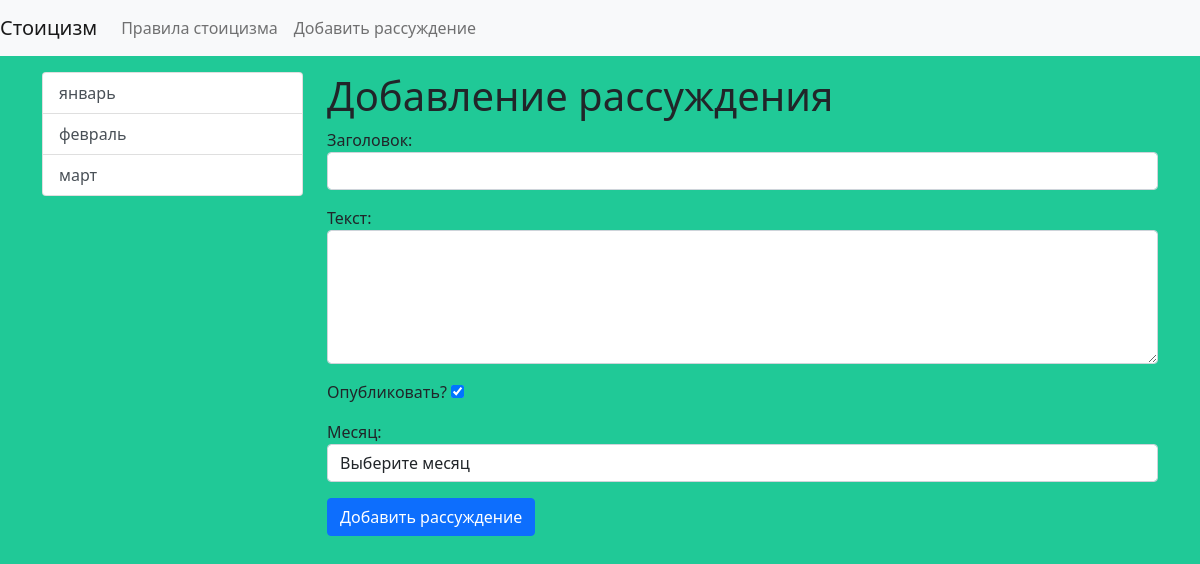
/stoic/add-stoic/, run on the app's committed database.
### stoic/models.py (models this page shows)
class Month(models.Model):
    title = models.CharField(max_length=150, db_index=True, verbose_name='Наименование месяца')
    def get_absolute_url(self):
        return reverse('month', kwargs={"month_id": self.pk})
    def __str__(self):
        return self.title
    class Meta:
        verbose_name = 'Месяц'
        verbose_name_plural = 'Месяцы'
        ordering = ['id']

### stoic/views.py (the view)
# urls.py: path('stoic/add-stoic/', add_stoic, name='add_stoic'),
def add_stoic(request):
    if request.method == 'POST':
        form = StoicForm(request.POST)
        if form.is_valid():
            stoic = Stoic.objects.create(**form.cleaned_data)
            return redirect(stoic)
    else:
        form = StoicForm()
    return render(request, 'stoic/add_stoic.html', {'form': form})

### stoic/forms.py
class StoicForm(forms.Form):
    title = forms.CharField(max_length=150, label='Заголовок', widget=forms.TextInput(attrs={"class": "form-control"}))
    content = forms.CharField(label='Текст', required=False, widget=forms.Textarea(attrs={
        "class": "form-control",
        "rows": 5
    }))
    is_published = forms.BooleanField(label='Опубликовать?', initial=True)
    month = forms.ModelChoiceField(empty_label='Выберите месяц', label='Месяц',
                                      queryset=Month.objects.all(),
                                      widget=forms.Select(attrs={"class": "form-control"}))

### stoic/templatetags/stoic_tags.py (called while the page is built)
@register.inclusion_tag('stoic/list_months.html')
def show_months(arg1='Hello', arg2='world'):
    months = Month.objects.all()
    return {"months": months, "arg1": arg1, "arg2": arg2}

### stoic/templates/stoic/add_stoic.html (shortened to what this page needs)
{% extends 'base.html' %}
{% block sidebar %}
{% include 'inc/_sidebar.html' %}
{% endblock %}
{% block content %}
<h1>Добавление рассуждения</h1>
<form action="{% url 'add_stoic' %}" method="post">
    {{ form.as_p }}
    <button type="submit" class="btn btn-primary btn-block">Добавить рассуждение</button>
</form>
{% endblock %}

### stoic/templates/stoic/list_months.html
<div class="list-group">
    {% for item in months %}
    <a href="{{ item.get_absolute_url }}" class="list-group-item list-group-item-action">{{ item.title }}</a>
    {% endfor %}
</div>

### stoic_app/static/css/style.css (style rules this page uses)
body { background-color: #20c997; }

### data on the page
Month: title "январь"
Month: title "февраль"
Month: title "март"
